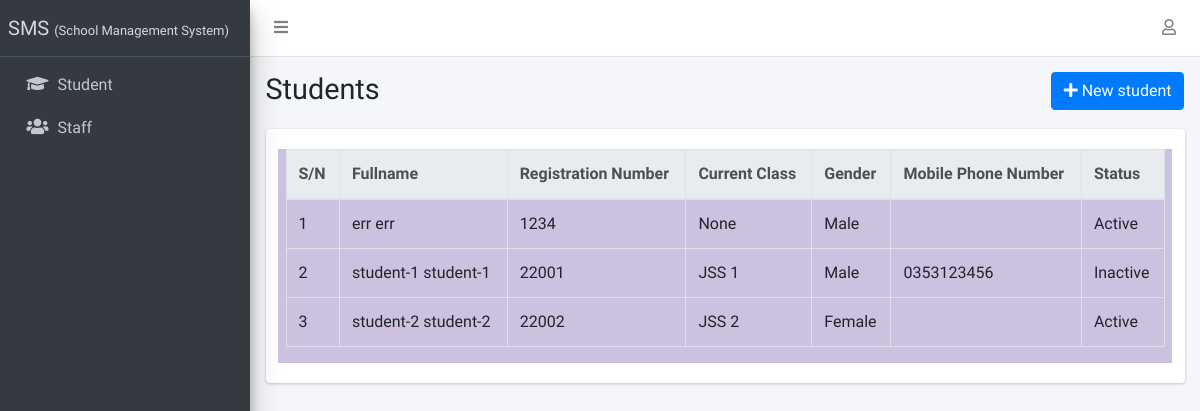
The page /student/list (signed in) on the database as committed earlier.
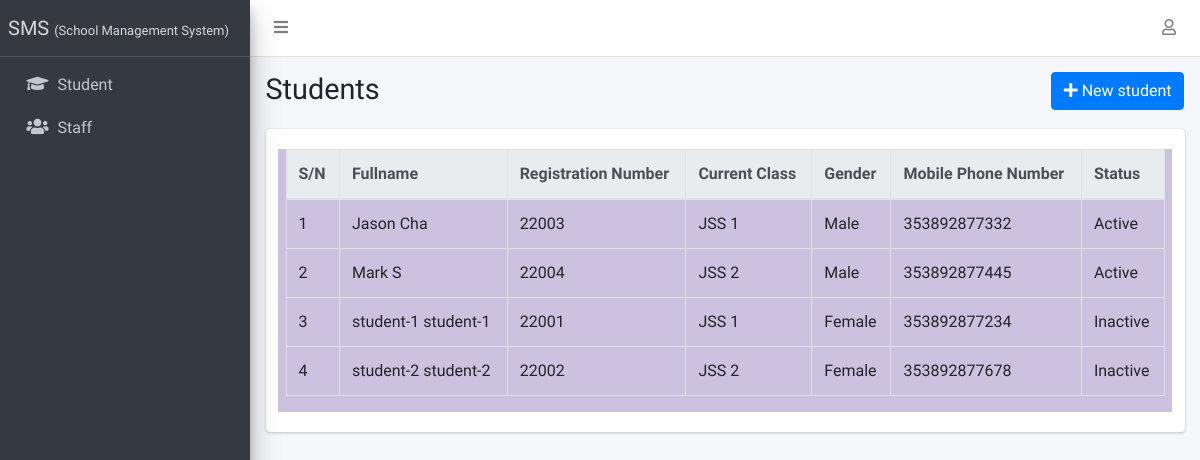
The same page on the database as committed later.
### apps/students/models.py (models this page shows, shortened)
class Student(models.Model):
    STATUS_CHOICES = [("active", "Active"), ("inactive", "Inactive")]
    GENDER_CHOICES = [("male", "Male"), ("female", "Female")]
    current_status = models.CharField(
        max_length=10, choices=STATUS_CHOICES, default="active"
    )
    registration_number = models.CharField(max_length=200, unique=True)
    surname = models.CharField(max_length=200)
    firstname = models.CharField(max_length=200)
    other_name = models.CharField(max_length=200, blank=True)
    gender = models.CharField(max_length=10, choices=GENDER_CHOICES, default="male")
    date_of_birth = models.DateField(default=timezone.now)
    current_class = models.ForeignKey(
        StudentClass, on_delete=models.SET_NULL, blank=True, null=True
    )
    date_of_admission = models.DateField(default=timezone.now)
    mobile_num_regex = RegexValidator(
        regex="^[0-9]{10,15}$", message="Entered mobile number isn't in a right format!"
    )
    parent_mobile_number = models.CharField(
        validators=[mobile_num_regex], max_length=13, blank=True
    )
    address = models.TextField(blank=True)
    others = models.TextField(blank=True)
    passport = models.ImageField(blank=True, upload_to="students/passports/")
    class Meta:
        ordering = ["surname", "firstname", "other_name"]

### apps/corecode/models.py (models this page shows)
class StudentClass(models.Model):
    name = models.CharField(max_length=200, unique=True)
    class Meta:
        verbose_name = "Class"
        verbose_name_plural = "Classes"
        ordering = ["name"]
    def __str__(self):
        return self.name

### apps/students/views.py (the view)
# urls.py: path("list", StudentListView.as_view(), name="student-list"),
class StudentListView(LoginRequiredMixin, ListView):
    model = Student
    template_name = "students/student_list.html"

### apps/corecode/context_processors.py (called while the page is built)
def site_defaults(request):
    current_session = AcademicSession.objects.get(current=True)
    current_term = AcademicTerm.objects.get(current=True)
    vals = SiteConfig.objects.all()
    contexts = {
        "current_session": current_session.name,
        "current_term": current_term.name,
    }
    for val in vals:
        contexts[val.key] = val.value
    return contexts

### apps/students/templates/students/student_list.html (shortened to what this page needs)
{% extends 'base.html' %}
{% block title %}Students{% endblock title %}
{% block breadcrumb %}
<a class="btn btn-primary" href="{% url 'student-create' %}"><i
    class="fas fa-plus"></i> New student</a>
{% endblock breadcrumb %}
{% block content %}
  <div class="table-responsive">
    <table id="studenttable" class="table table-bordered table-hover" data-page-length='100'>
      <thead class="thead-light">
        <tr>
          <th>S/N</th>
          <th>Fullname</th>
          <th>Registration Number</th>
          <th>Current Class</th>
          <th>Gender</th>
          <th>Mobile Phone Number</th>
          <th>Status</th>
        </tr>
      </thead>
      <tbody>
        {% for student in object_list %}
          <tr class='clickable-row' data-href="{% url 'student-detail' student.id %}">
            <td>{{ forloop.counter}}</td>
            <td>{{ student.surname}} {{student.firstname }} {{student.other_name }}</td>
            <td>{{ student.registration_number}}</td>
            <td>{{ student.current_class}}</td>
            <td>{{ student.get_gender_display}}</td>
            <td>{{ student.parent_mobile_number}}</td>
            <td>{{ student.get_current_status_display}}</td>
          </tr>
        {% endfor %}
      </tbody>
    </table>
  </div>
{% endblock content %}

### templates/base.html (shortened to what this page needs)
{% load static %}
<!DOCTYPE html>
<html lang="en">
<head>
  <link rel="stylesheet" href="{% static 'plugins/fontawesome-free/css/all.min.css' %}">
  <link rel="stylesheet" href="{% static 'plugins/toastr/toastr.min.css' %}">
  <link rel="stylesheet"
    href="{% static 'plugins/overlayScrollbars/css/OverlayScrollbars.min.css' %}">
  <link rel="stylesheet" href="{% static 'plugins/Datatables/datatables.min.css' %}" />
  <link rel="stylesheet" href="{% static 'dist/css/adminlte.min.css' %}">
</head>
<body
  class="hold-transition sidebar-mini layout-fixed layout-navbar-fixed layout-footer-fixed">
  <div class="wrapper">
    <nav class="main-header navbar navbar-expand navbar-white navbar-light">
      <ul class="navbar-nav">
        <li class="nav-item">
          <a class="nav-link" data-widget="pushmenu" href="#" role="button"><i
              class="fas fa-bars"></i></a>
        </li>
      </ul>
      <ul class="navbar-nav ml-auto">
        <li class="nav-item dropdown">
          <a class="nav-link" data-toggle="dropdown" href="#">
            <i class="far fa-user"></i>
          </a>
        </li>
      </ul>
    </nav>
    <aside class="main-sidebar sidebar-dark-primary elevation-4">
      <a href="{% url 'home' %}" class="brand-link">SMS <span style="font-size:13px"> (School Management System)</span></a>
      <div class="sidebar">
        <nav class="mt-2">
          <ul class="nav nav-pills nav-sidebar flex-column"
            data-widget="treeview" role="menu" data-accordion="false">
            <li class="nav-item">
              <a href="{% url 'student-list' %}" class="nav-link">
                <i class="nav-icon fas fa-graduation-cap"></i>
                <p>
                  Student
                </p>
              </a>
            </li>
            <li class="nav-item">
              <a href="{% url 'staff-list' %}" class="nav-link">
                <i class="nav-icon fas fa-users"></i>
                <p>
                  Staff
                </p>
              </a>
            </li>
          </ul>
        </nav>
      </div>
    </aside>
    <div class="content-wrapper">
      <section class="content-header">
        <div class="container-fluid">
          <div class="row mb-1">
            <div class="col-sm-8">
              <h1>{% block title %}{% endblock title %}</h1>
            </div>
            <div class="col-sm-4">
              <ol class="breadcrumb float-sm-right">
                <li class="breadcrumb-item">{% block breadcrumb %}{% endblock breadcrumb %}</li>
              </ol>
            </div>
          </div>
        </div>
      </section>
      <section class="content">
        <div class="container-fluid">
          <div class="row">
            <div class="col-md-12">
              {% block fullcard %}
              <div class="card">
                <div class="card-body">
                  <div class="row">
                    <div class="col" style=" background-color: #ccc1de;">
                      {% block content %}
                      {% endblock content %}
                    </div>
                  </div>
                </div>
              </div>
              {% endblock fullcard %}
            </div>
          </div>
        </div>
      </section>
    </div>
  </div>
</body>
</html>

Rows that differ between the two databases and show on the page:
added Student: surname "Jason", firstname "Cha", registration_number "22003", current_class "JSS 1", gender "Male", parent_mobile_number "353892877332", current_status "Active"
changed Student: surname "err" → "Mark"; firstname "err" → "S"; registration_number "1234" → "22004"; current_class "None" → "JSS 2"; parent_mobile_number (not shown) → "353892877445"
changed Student "student-1": gender "Male" → "Female"; parent_mobile_number "0353123456" → "353892877234"
changed Student "student-2": parent_mobile_number (not shown) → "353892877678"; current_status "Active" → "Inactive"
